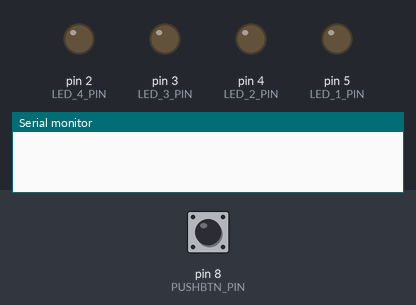
Bench run of a sketch on a simulated Arduino Uno, built with avr-gcc and run on an emulated ATmega328P. On the bench: output pins drawn as LEDs (lit = HIGH), the last lines printed to the serial monitor. Inputs (shaded band) come from the test bench; at power-on: pin 8 (PUSHBTN_PIN) LOW.

Above: at 1.2 s.
1.3 s: pin 8 (PUSHBTN_PIN) pulled HIGH for 0.15 s
At 2.1 s:
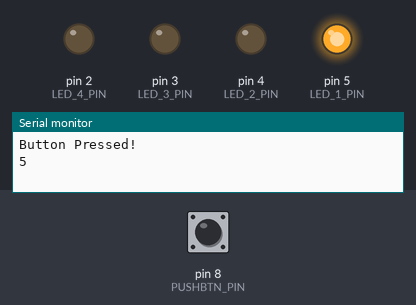
2.9 s: pin 8 (PUSHBTN_PIN) pulled HIGH for 1 s
At 3.3 s:
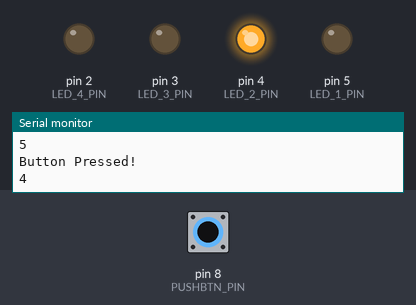
5.4 s: pin 8 (PUSHBTN_PIN) pulled HIGH for 0.15 s
At 6.4 s:
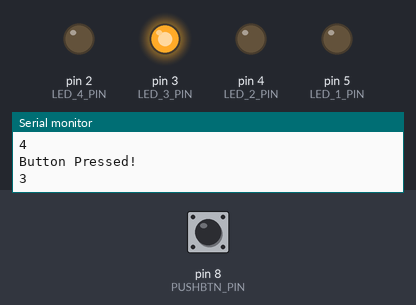
7.0 s: pin 8 (PUSHBTN_PIN) pulled HIGH for 3.2 s
At 7.7 s:
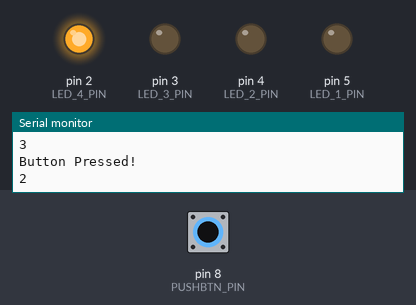
Timing chart, 0 to 10.0 s (numbered marks = the images above; inputs shaded):
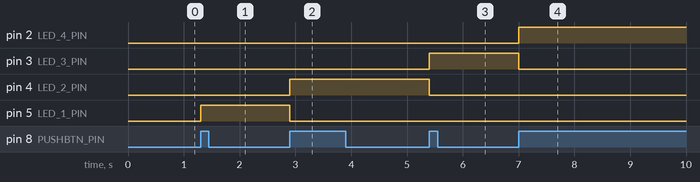

The sketch:

03-Turn-onLedsAlternately.ino
```cpp
/*
 * The program turn-on 4 LEDs sequentially when the push button is pressed.
 */

#define PUSHBTN_PIN 8
#define LED_1_PIN 5
#define LED_2_PIN 4
#define LED_3_PIN 3
#define LED_4_PIN 2

unsigned long last_time_button_changes = millis();
unsigned long curr_time = 0;
unsigned long debounce_delay = 30; // [ms] - put this to 0 to see the bounce problem
unsigned to_turn_on_idx = LED_1_PIN;
unsigned led_idx = LED_1_PIN;

byte prev_state = LOW;

void setup() {
  // configure serial monitor
  Serial.begin(115200);

  // configure push button
  pinMode(PUSHBTN_PIN, INPUT);

  // configure leds
  pinMode(LED_1_PIN, OUTPUT);
  pinMode(LED_2_PIN, OUTPUT);
  pinMode(LED_3_PIN, OUTPUT);
  pinMode(LED_4_PIN, OUTPUT);
}

void loop() {
  curr_time = millis();

  if (curr_time - last_time_button_changes > debounce_delay) {
    byte curr_state = digitalRead(PUSHBTN_PIN);
    if (curr_state != prev_state) {
      // update debounce dealy time
      last_time_button_changes = curr_time;

      // turn-on led
      if(curr_state == HIGH) {
        Serial.println("Button Pressed!");
        turn_on_led();
      } else {
        // update next led idx number to turn-on
        led_idx--;
        if (led_idx < 2) led_idx = LED_1_PIN;
      }

      // update button state
      prev_state = curr_state;
    }
  }
}

void turn_on_led() {
  Serial.println(led_idx);
  switch (led_idx) {
    case LED_1_PIN:
      digitalWrite(LED_1_PIN, HIGH);
      digitalWrite(LED_2_PIN, LOW);
      digitalWrite(LED_3_PIN, LOW);
      digitalWrite(LED_4_PIN, LOW);
      break;
    case LED_2_PIN:
      digitalWrite(LED_1_PIN, LOW);
      digitalWrite(LED_2_PIN, HIGH);
      digitalWrite(LED_3_PIN, LOW);
      digitalWrite(LED_4_PIN, LOW);
      break;
    case LED_3_PIN:
      digitalWrite(LED_1_PIN, LOW);
      digitalWrite(LED_2_PIN, LOW);
      digitalWrite(LED_3_PIN, HIGH);
      digitalWrite(LED_4_PIN, LOW);
      break;
    case LED_4_PIN:
      digitalWrite(LED_1_PIN, LOW);
      digitalWrite(LED_2_PIN, LOW);
      digitalWrite(LED_3_PIN, LOW);
      digitalWrite(LED_4_PIN, HIGH);
      break;
  }


}
```

Measured:
- after the input at 1.3 s, pin 5 (LED_1_PIN): LOW → HIGH at once
- after the input at 2.9 s, pin 4 (LED_2_PIN): LOW → HIGH at once; pin 5 (LED_1_PIN): HIGH → LOW at once
- after the input at 5.4 s, pin 3 (LED_3_PIN): LOW → HIGH at once; pin 4 (LED_2_PIN): HIGH → LOW at once
- after the input at 7.0 s, pin 2 (LED_4_PIN): LOW → HIGH at once; pin 3 (LED_3_PIN): HIGH → LOW at once
